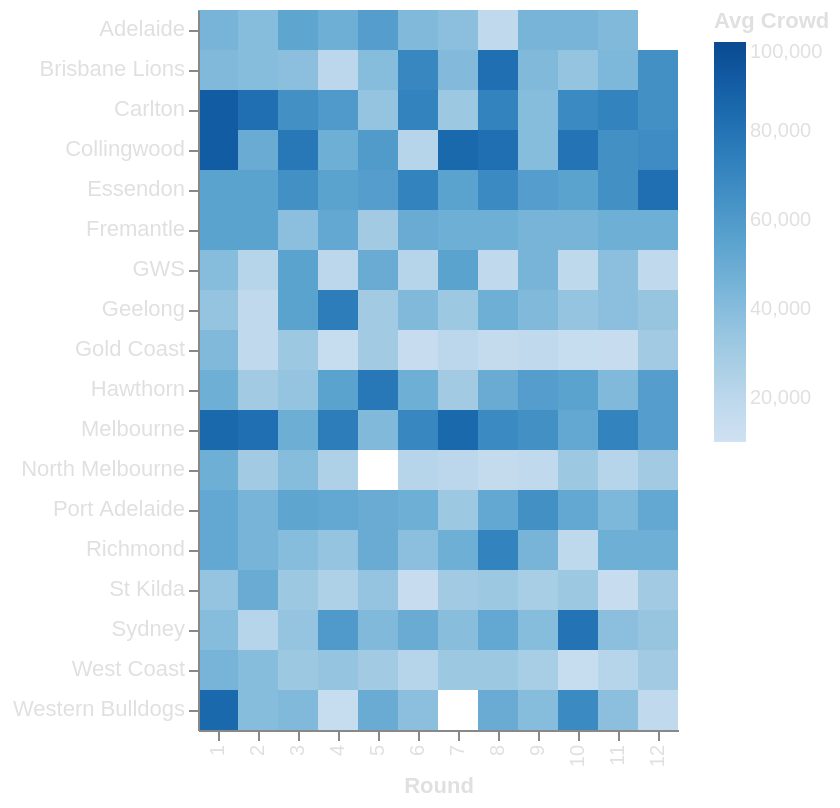

Vega-Lite specification stored for this chart:
### Vega-Lite specification from a JSON file in a GitHub repository (floating-point values rounded to 4 significant figures; data arrays with more than 128 entries replaced by an {"elided": "..."} marker saying what was removed)
{"$schema": "https://vega.github.io/schema/vega-lite/v5.json", "data": {"values": {"elided": "213 records"}}, "mark": "rect", "encoding": {"x": {"field": "round", "type": "ordinal", "axis": {"title": "Round", "titleColor": "#e0e0e0", "labelColor": "#e0e0e0"}, "sort": [1, 2, 3, 4, 5, 6, 7, 8, 9, 10, 11, 12]}, "y": {"field": "team", "type": "nominal", "sort": "ascending", "axis": {"title": null, "labelColor": "#e0e0e0", "labelFontSize": 11}}, "color": {"field": "avg_crowd", "type": "quantitative", "scale": {"scheme": "blues", "domain": [10000, 100000]}, "legend": {"title": "Avg Crowd", "labelColor": "#e0e0e0", "titleColor": "#e0e0e0"}}, "tooltip": [{"field": "team", "type": "nominal", "title": "Team"}, {"field": "round", "type": "ordinal", "title": "Round"}, {"field": "avg_crowd", "type": "quantitative", "title": "Crowd", "format": ",.0f"}]}, "background": "transparent", "config": {"view": {"stroke": null}}}
